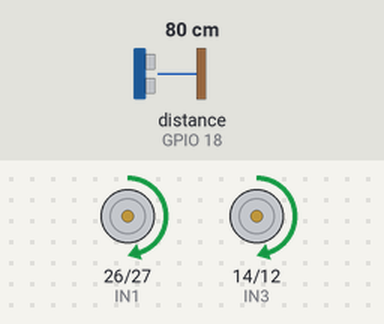
This sketch was run on a simulated ESP32. Shown: motor-driver pin pairs drawn as motors (green arrow = first pin HIGH = forward, orange = second pin HIGH = backward, longer = more drive, scaled by the enable pin). Wiring (inferred from the names in the program): ultrasonic range finder: trigger GPIO 5; echo GPIO 18. The test bench sets the inputs (shaded band); at power-on: distance to the obstacle (sensor on GPIO 18) 80 cm. The echo pulse lasts 58.3 µs per cm; random numbers use the default seed unless the sketch sets one; what the sketch prints to the serial monitor is not drawn.

Above: at 1.2 s.
1.3 s: distance to the obstacle (sensor on GPIO 18) set to 29 cm
2.8 s: distance to the obstacle (sensor on GPIO 18) set to 24 cm
At 3.2 s:
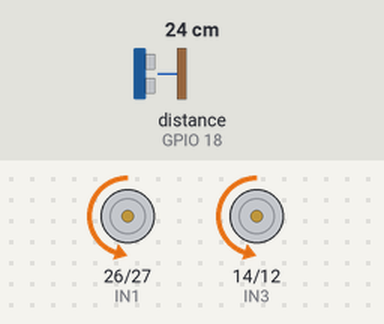
At 4.91 s:
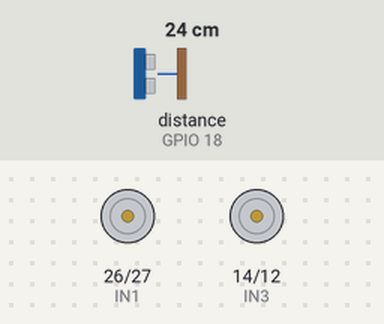
5.8 s: distance to the obstacle (sensor on GPIO 18) set to 35 cm
8.3 s: distance to the obstacle (sensor on GPIO 18) set to 2 cm
At 10.69 s:
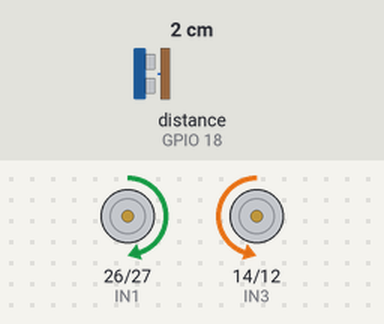
Timing chart, 0 to 15.3 s (numbered marks = the images above; inputs shaded):
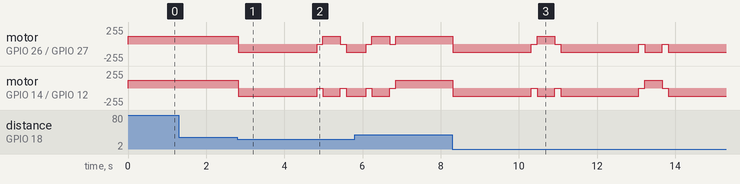

The sketch:

sketch_obstacleavoider.ino
```cpp
// -------- MOTOR PINS --------
#define IN1 26
#define IN2 27
#define IN3 14
#define IN4 12
#define ENA 25
#define ENB 33

// -------- ULTRASONIC SENSOR --------
#define TRIG 5
#define ECHO 18

// -------- SPEED --------
#define SPEED_50 120 // 50% speed (PWM)

// -------- DISTANCE SETTINGS --------
#define DETECT_DISTANCE 25   // cm (obstacle detect)
#define BACK_DISTANCE   30   // cm (reverse target) ✅ CHANGED

long duration;
int distance;

void setup() {
  Serial.begin(115200);

  // Motor pins
  pinMode(IN1, OUTPUT);
  pinMode(IN2, OUTPUT);
  pinMode(IN3, OUTPUT);
  pinMode(IN4, OUTPUT);

  // Ultrasonic pins
  pinMode(TRIG, OUTPUT);
  pinMode(ECHO, INPUT);

  // -------- PWM (ESP32 Core 3.x) --------
  ledcAttach(ENA, 1000, 8);
  ledcAttach(ENB, 1000, 8);

  ledcWrite(ENA, SPEED_50);
  ledcWrite(ENB, SPEED_50);

  randomSeed(millis());

  Serial.println("Obstacle Avoiding Car Started (50% Speed, 30cm Reverse)");
}

void loop() {
  distance = getDistance();

  Serial.print("Distance: ");
  Serial.print(distance);
  Serial.println(" cm");

  if (distance > DETECT_DISTANCE) {
    moveForward();
  } else {
    handleObstacle();
  }

  delay(30);  // smooth loop
}

// -------- OBSTACLE HANDLING --------
void handleObstacle() {
  Serial.println("Obstacle detected → reversing FIRST");

  // STEP 1: FORCE REVERSE (guaranteed movement)
  reverseCar();
  delay(500);   // always reverse visibly

  // STEP 2: CONTINUE REVERSE until 30 cm or timeout
  unsigned long startTime = millis();
  while (getDistance() < BACK_DISTANCE && millis() - startTime < 1500) {
    delay(40);
  }

  stopCar();
  delay(150);

  // STEP 3: TURN LEFT or RIGHT
  if (random(0, 2) == 0) {
    Serial.println("Turning Left");
    turnLeft();
  } else {
    Serial.println("Turning Right");
    turnRight();
  }

  delay(450);
  stopCar();
  delay(120);
}

// -------- DISTANCE FUNCTION --------
int getDistance() {
  digitalWrite(TRIG, LOW);
  delayMicroseconds(2);
  digitalWrite(TRIG, HIGH);
  delayMicroseconds(10);
  digitalWrite(TRIG, LOW);

  duration = pulseIn(ECHO, HIGH, 30000);
  int d = duration * 0.034 / 2;

  if (d == 0) d = 100;  // safety fallback
  return d;
}

// -------- MOTOR FUNCTIONS --------
void moveForward() {
  digitalWrite(IN1, HIGH);
  digitalWrite(IN2, LOW);
  digitalWrite(IN3, HIGH);
  digitalWrite(IN4, LOW);
}

void reverseCar() {
  digitalWrite(IN1, LOW);
  digitalWrite(IN2, HIGH);
  digitalWrite(IN3, LOW);
  digitalWrite(IN4, HIGH);
}

void turnLeft() {
  digitalWrite(IN1, LOW);
  digitalWrite(IN2, HIGH);
  digitalWrite(IN3, HIGH);
  digitalWrite(IN4, LOW);
}

void turnRight() {
  digitalWrite(IN1, HIGH);
  digitalWrite(IN2, LOW);
  digitalWrite(IN3, LOW);
  digitalWrite(IN4, HIGH);
}

void stopCar() {
  digitalWrite(IN1, LOW);
  digitalWrite(IN2, LOW);
  digitalWrite(IN3, LOW);
  digitalWrite(IN4, LOW);
}
```

Measured:
- the behaviour switches between 27 and 26 cm on distance to the obstacle (sensor on GPIO 18) (found by bisection; images 0 and 1)
- after the input at 1.3 s, every drawn part: stays the same
